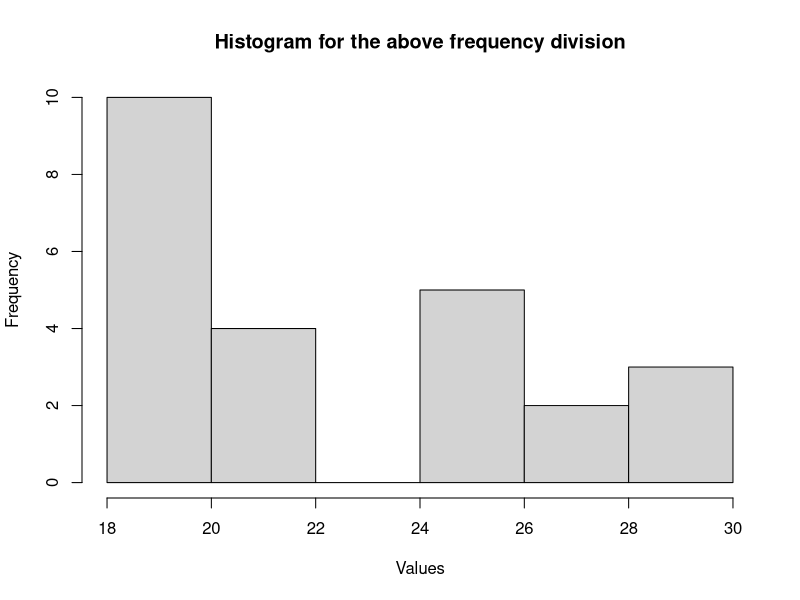
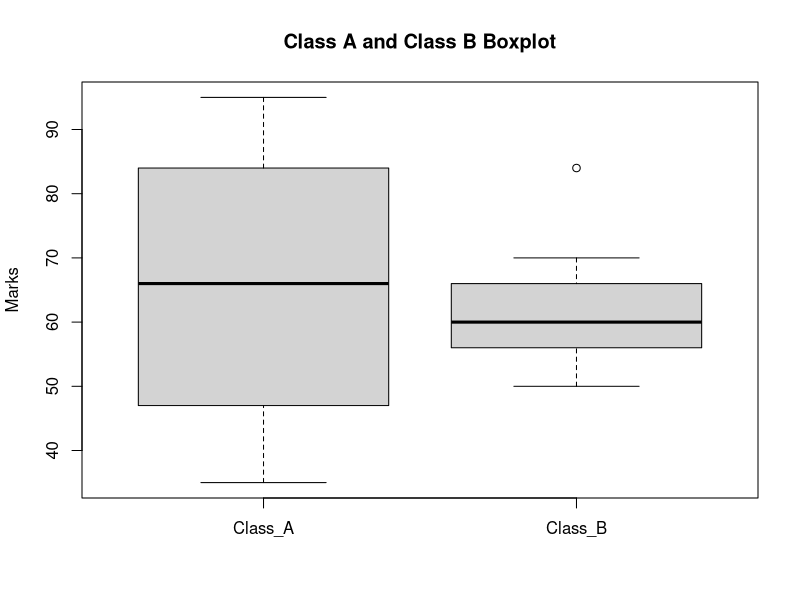
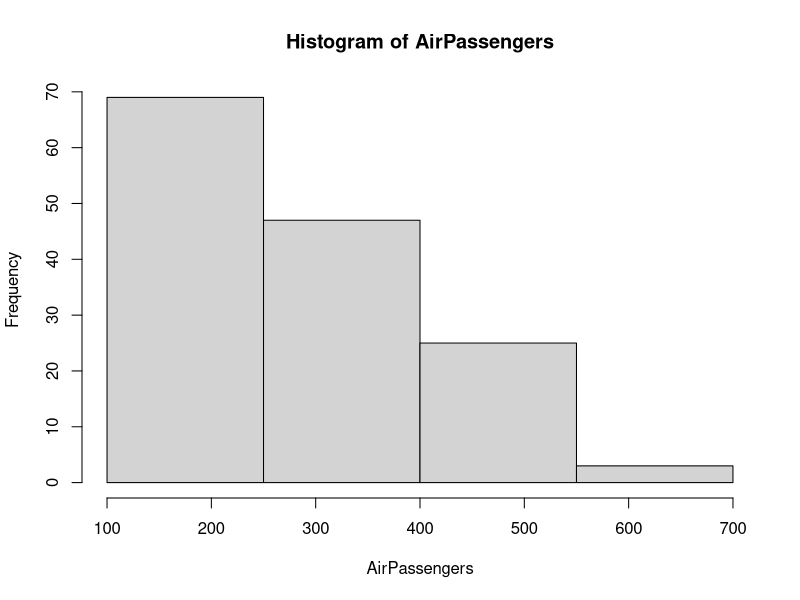
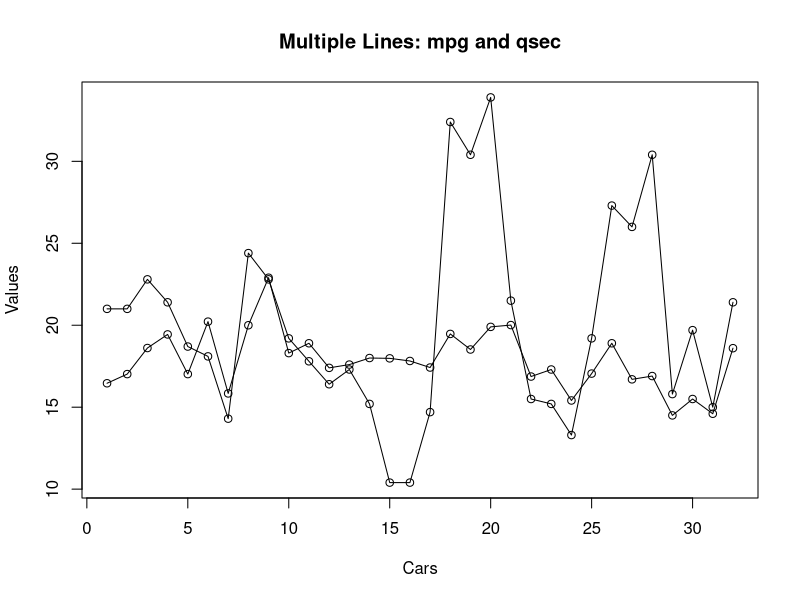

Generate these figures, in order, with R: (Note: this script raises an error after producing the figures.)
# 1.Covariance and correlation
# Children of three ages are asked to indicate their preference for three
# photographs of adults. Do the data suggest that there is a significant
# relationship between age and photograph preference? What is wrong
# with this study?
#
# Photograph:
# Age of child A B C
# 5-6 years: 18 22 20
#
# 7-8 years: 2 28 40
#
# 9-10 years: 20 10 40
#
# 1. Use cov() to calculate the sample covariance between B and C.
cov(c(22, 28, 10), c(20, 40, 40))

# 2. Use another call to cov() to calculate the sample covariance matrix for
# the preferences.
cov(data.frame(A=c(18,2,20), B=c(22,28,10), C=c(20,40,40)))

# 3. Use cor() to calculate the sample correlation between B and C.
cor(c(22, 28, 10), c(20, 40, 40))

# 4. Use another call to cor() to calculate the sample correlation matrix for
# the preferences.
cor(data.frame(A=c(18,2,20), B=c(22,28,10), C=c(20,40,40)))



## QUESTION 2
# 18, 18, 18, 20, 20, 20, 20, 20, 20, 20, 21, 21, 21, 21, 25, 25, 25, 25, 25, 28, 28, 30,
# 30, 30.
# (i) Partition the dataset using an equal-frequency partitioning method with bin equal to 3
# (ii) apply data smoothing using bin means and bin boundary.
# (iii) Plot Histogram for the above frequency division

# (i) Partition the dataset using an equal-frequency partitioning method with bin equal to 3
split(c(18,18,18,20,20,20,20,20,20,20,21,21,21,21,25,25,25,25,25,28,28,30,30,30),
      rep(1:8, each=3, length.out=24))

# (ii) apply data smoothing using bin means and bin boundary.
lapply(split(c(18,18,18,20,20,20,20,20,20,20,21,21,21,21,25,25,25,25,25,28,28,30,30,30),
             rep(1:8, each=3, length.out=24)),
       function(x) list(Bin_Mean=rep(mean(x),3),
                        Bin_Boundary=ifelse(x-min(x)<=max(x)-x,min(x),max(x))))

# (iii) Plot Histogram for the above frequency division
hist(c(18,18,18,20,20,20,20,20,20,20,21,21,21,21,25,25,25,25,25,28,28,30,30,30),
     main="Histogram for the above frequency division",
     xlab="Values")



# QUESTION: 3.Two Maths teachers are comparing how their Year 9 classes performed in the end of year exams. Their results are as follows:
# Class A: 76, 35, 47, 64, 95, 66, 89, 36, 8476,35,47,64,95,66,89,36,84
# Class B: 51, 56, 84, 60, 59, 70, 63, 66, 5051,56,84,60,59,70,63,66,50
# (i) Find which class had scored higher mean, median and range.
# (ii) Plot above in boxplot and give the inferences
# Class B: 51, 56, 84, 60, 59, 70, 63, 66, 5051,56,84,60,59,70,63,66,50

# (i) Find which class had scored higher mean, median and range.
c(mean(c(76,35,47,64,95,66,89,36,84)), mean(c(51,56,84,60,59,70,63,66,50)),
  median(c(76,35,47,64,95,66,89,36,84)), median(c(51,56,84,60,59,70,63,66,50)),
  diff(range(c(76,35,47,64,95,66,89,36,84))), diff(range(c(51,56,84,60,59,70,63,66,50))))

# (ii) Plot above in boxplot and give the inferences
boxplot(list(Class_A=c(76,35,47,64,95,66,89,36,84), Class_B=c(51,56,84,60,59,70,63,66,50)),
        main="Class A and Class B Boxplot", ylab="Marks")





# QUESTION 4.Let us consider one example to make the calculation method clear. Assume that the
# minimum and maximum values for the feature F are $50,000 and $100,000 correspondingly.
# It needs to range F from 0 to 1. In accordance with min-max normalization, v = $80,
# b) Use the two methods below to normalize the following group of data: 200, 300, 400, 600, 1000
# (a) min-max normalization by setting min = 0 and max = 1
# (b) z-score normalization

# (a) min-max normalization by setting min = 0 and max = 1
((c(200,300,400,600,1000)-min(c(200,300,400,600,1000)))/
    (max(c(200,300,400,600,1000))-min(c(200,300,400,600,1000))))

# (b) z-score normalization
(c(200,300,400,600,1000)-mean(c(200,300,400,600,1000)))/sd(c(200,300,400,600,1000))





# QUESTION 5.Make a histogram for the “AirPassengers “dataset, start at 100 on the x-axis, and from
# values 200 to 700, make the bins 150 wide

hist(AirPassengers,
     breaks=seq(100,700,by=150),
     main="Histogram of AirPassengers",
     xlab="AirPassengers",
     xlim=c(100,700))





# QUESTION 6.Obtain Multiple Lines in Line Chart using a single Plot Function in R.Use
# attributes“mpg”and“qsec”of the dataset “mtcars”

plot(mtcars$mpg, type="o", xlab="Cars", ylab="Values", main="Multiple Lines: mpg and qsec")
lines(mtcars$qsec, type="o")




# QUESTION 7.Download the Dataset "water" From R dataset Link.Find out whether there is a linear
# relation between attributes"mortality" and"hardness" by plot function.Fit the Data into the
# Linear Regression model.Predict the mortality for the hardness=88.

plot(water$hardness, water$mortality,
     xlab="Hardness",
     ylab="Mortality",
     main="Mortality vs Hardness")

model <- lm(mortality ~ hardness, data=water)

predict(model, data.frame(hardness=88))





# QUESTION 8.Create a Boxplot graph for the relation between "mpg"(miles per galloon) and "cyl"(number
# of Cylinders) for the dataset "mtcars" available in R Environment.

boxplot(mpg ~ cyl,
        data=mtcars,
        main="MPG vs Number of Cylinders",
        xlab="Number of Cylinders",
        ylab="Miles per Gallon (mpg)")





#  QUESTION 9. Assume the Tennis coach wants to determine if any of his team players are scoring outliers. To visualize the distribution of points scored by his players, then how can he decide to develop the box plot? Give suitable example using Boxplot visualization technique.

boxplot(c(12,15,18,20,22,24,25,27,30,32,35,60),
        main="Tennis Players' Scores",
        ylab="Points Scored",
        col="lightblue")




# QUESTION 10.Implement using R language in which age group of people are affected byblood pressure based on the diabetes dataset show it using scatterplot and bar chart (that is BloodPressure vs Age using dataset “diabetes.csv”)

diabetes <- data.frame(
  Age = c(21,25,29,31,35,39,42,45,48,52,55,58,62,65,68),
  BloodPressure = c(72,75,78,80,82,85,88,90,92,95,98,100,102,105,108)
)

# Scatterplot
plot(diabetes$Age, diabetes$BloodPressure,
     main="Blood Pressure vs Age",
     xlab="Age",
     ylab="Blood Pressure",
     pch=19)

# Bar chart
barplot(tapply(diabetes$BloodPressure,
               cut(diabetes$Age,
                   breaks=c(20,30,40,50,60,70)),
               mean),
        main="Blood Pressure by Age Group",
        xlab="Age Group",
        ylab="Average Blood Pressure")
